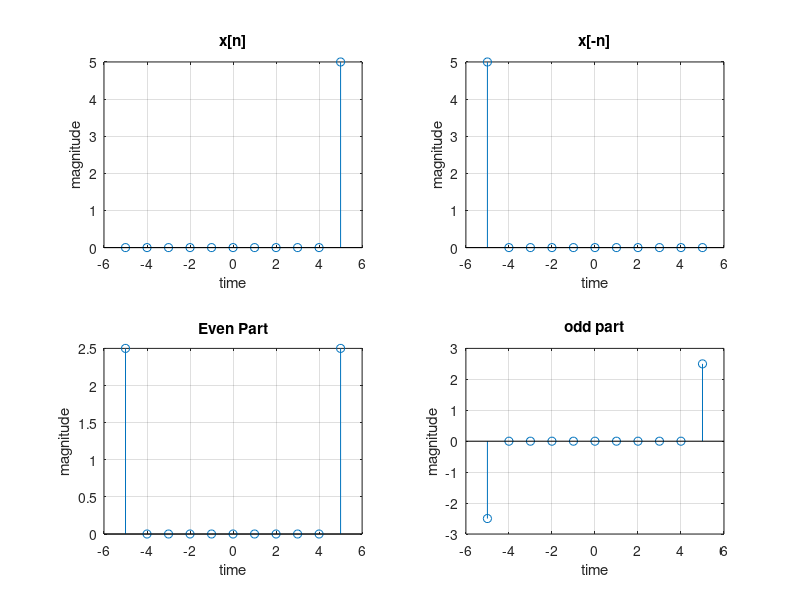

The MATLAB source for this figure:
% Matlab prog to find the even and odd component of signal

clc;
clear;
close all;
q=input('type x[n]= ');
n=input('enter range= ');  %e.g. -2:6 third location is zero that means,type a/c to xn
w=fliplr(q);
e=fliplr(n)*-1;
if(max(n)>max(e))
    d=max(n)-max(e);
    xn1=[zeros(1,abs(d)  ) q];
    xn2=[w zeros(1,abs(d))];
  
else
    k=max(n)-max(e);
    xn2=[zeros(1,abs(k)) w];
    xn1=[q zeros(1,abs(k))];
end
xe=(xn1+xn2)/2;
xo=(xn1-xn2)/2;
r=[n e];
t=min(r):max(r);
subplot(221);
stem(t,xn1);
xlabel('time');
ylabel('magnitude');
title('x[n]');
grid on;

subplot(222);
stem(t,xn2);
xlabel('time');
ylabel('magnitude');
title('x[-n]');
grid on;

subplot(223)
stem(t,xe);
xlabel('time');
ylabel('magnitude');
title('Even Part');
grid on;

subplot(224)
stem(t,xo);
xlabel('time');
ylabel('magnitude');
title('odd part');
grid on;

